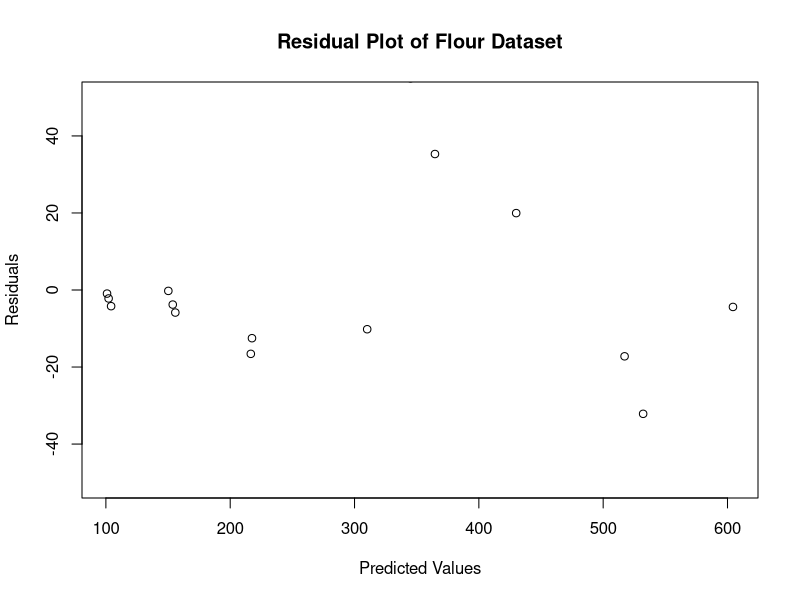
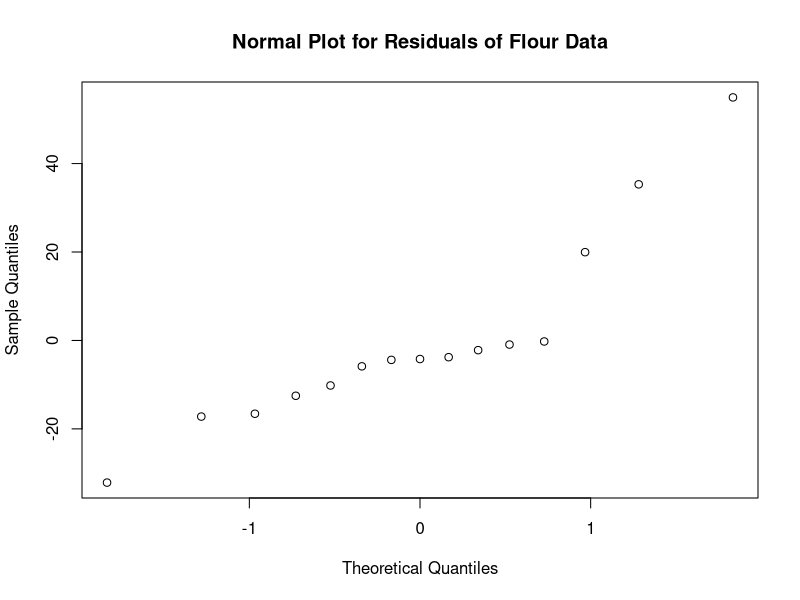
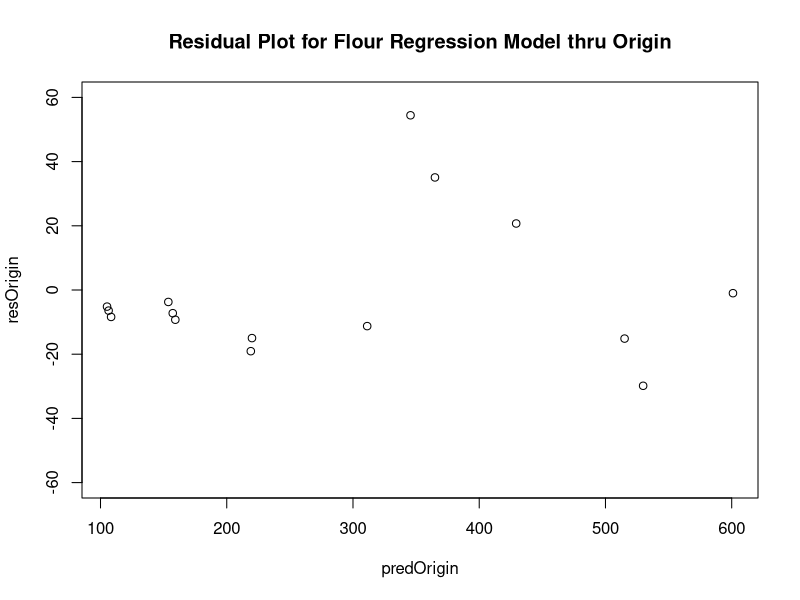
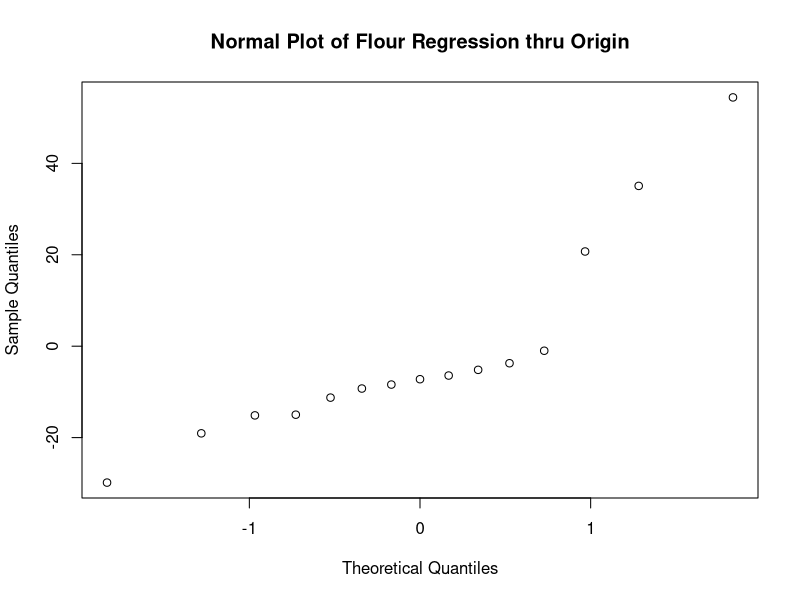
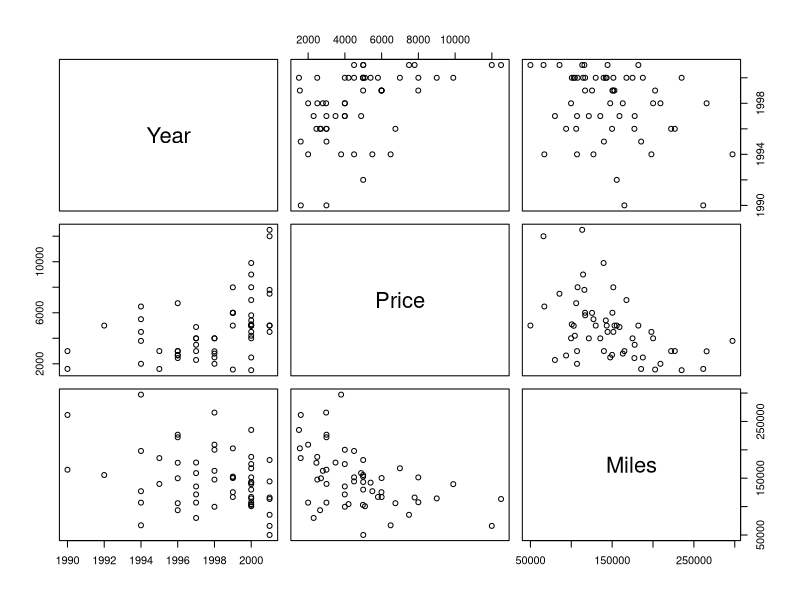
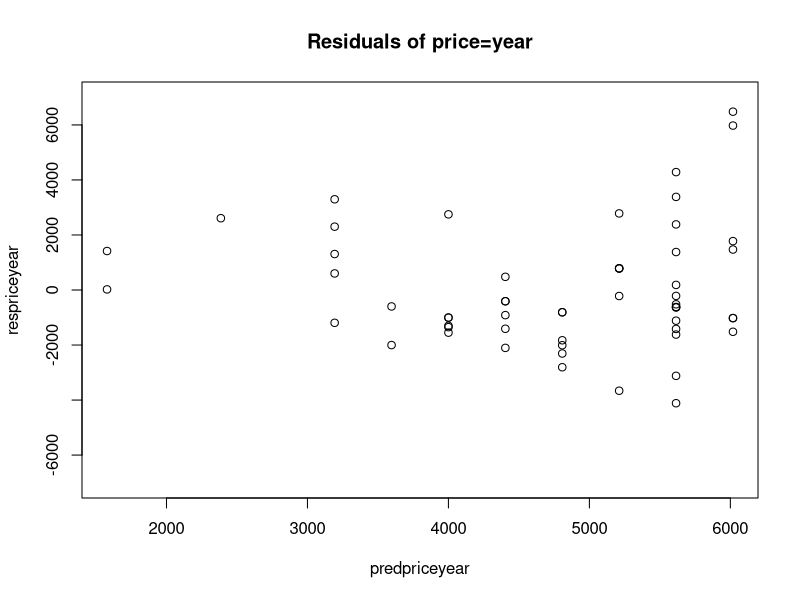
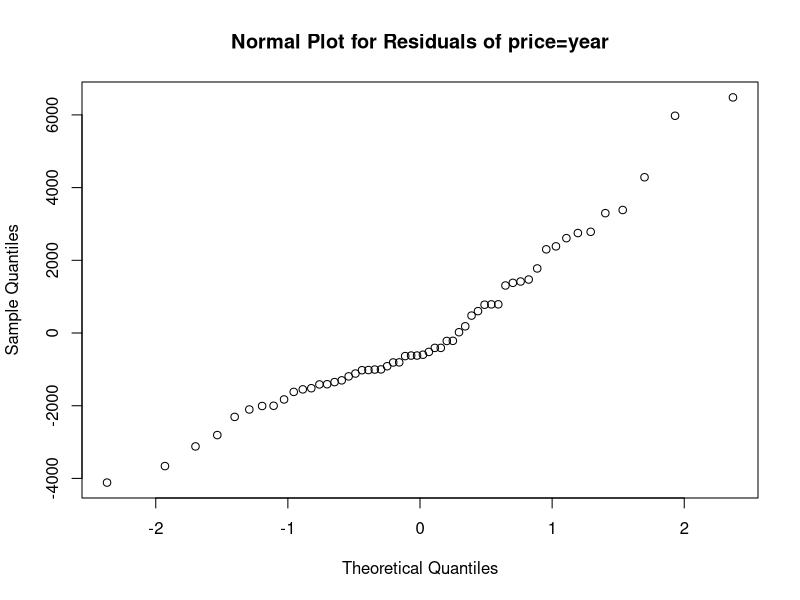
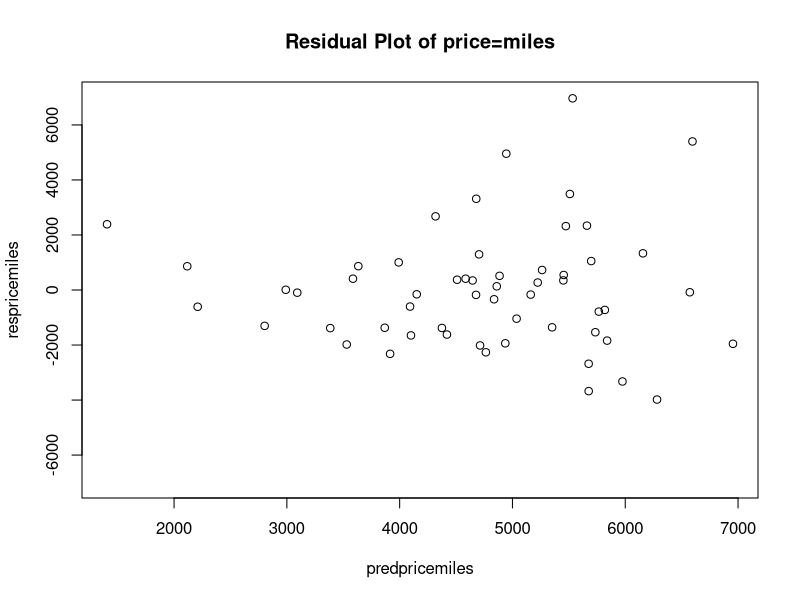

Source code (R) for these figures, in order:
#Project 2
#Hugo Sancen (hugosancen@gmail.com)

###########
#Part A ###
###########

#1. Create and print a dataframe named flour
cat("The dataset 'flour' contains the following:\n")
print(flour <- read.table("flour.txt",header = TRUE))

#2. Compute the means and standard deviations for weight and nbags.
# Also compute the correlation between weight and nbags.
cat("\nThe mean of the weight is:")
print(xbar_weight <- mean(flour$Weight))
cat("The st. dev. of the weight is:")
print(sd_weight <- sd(flour$Weight))

cat("\nThe mean of nbags is:")
print(xbar_nbags <- mean(flour$NBags))
cat("The st. dev. of bnags is:")
print(sd_nbags <- sd(flour$NBags))

cat("\nThe correlation b/w weight and nbags is:")
print(corr_flour <- cor(flour$Weight,flour$NBags))

#3. Compute the regression model by hand using the formula: y - y = (rxy sy / sx)(x - x)

#4. Find the simple linear regression model for predicting nbags from weight. 
# Compare your hand calculations in Question A3 to the simple linear regression model obtained.
cat("\nUsing R, the simple linear regression model obtained is:")
print(linregflour <- lm(flour$NBags ~ flour$Weight, data = flour))
cat("Compared to my hand calculation, the R model is pretty acurate. My coefficient for X (weight) is very precise.
    It looks like my y-intercept is off slightly.\n\n\n\n")

#5. Create and interpret the residual plot and normal plot of the residuals. 
# Looking for "well-behaved" residuals in addition to an appropriately large R2 value.
res_linregflour <- residuals(linregflour)
pred_linregflour <- fitted(linregflour)
plot(pred_linregflour,res_linregflour, main = "Residual Plot of Flour Dataset",xlab = "Predicted Values", ylab = "Residuals",ylim = c(-50,50))
cat("The residual plot for the simple linear regression model of the flour dataset shows that the residuals
    appear to be biased. The average of the residuals for all ranges of predicted values do not appear to average
    to zero. Also, the residuals appear to be heterocedastic. The residual plot almost has a cone shape, implying that
    the residuals do not have the same st. dev. for ALL ranges of predicted values.\n\n")

qqnorm(res_linregflour, main = "Normal Plot for Residuals of Flour Data")
cat("The normal plot for the residuals of the flour data shows that the residuals distribution appears to be skewed to the right.\n\n\n\n")

#6. Compute the regression through the origin model by hand using the formula: 
# a = (x1y1 + ... + xnyn) / (x12 + ... + xn2),     y = ax.
cat("--If x1...xn is:", flour$Weight, "\n")
cat("--And y1...yn is:", flour$NBags,"\n")
cat("--Then x1*y1...xn*yn is:", flour$Weight*flour$NBags, "\n")
cat("--And the sum of this vector of products is:", sum(flour$Weight*flour$NBags), ". This is the value for the numerator of a.\n\n")
cat("--The denominator of a is equal to the sum of the squared independent variables.\n")
cat("--As previously stated, x1...xn is:", flour$Weight,"\n")
cat("--This vector squared is:", flour$Weight*flour$Weight,"\n")
cat("--The sum of this vector squared is:", sum(as.numeric(flour$Weight*flour$Weight)),". This is the value for the denominator of a.\n\n")
cat("--Thus, a = ",sum(flour$Weight*flour$NBags), "/",sum(as.numeric(flour$Weight*flour$Weight))," = ", (sum(flour$Weight*flour$NBags)) / (sum(as.numeric(flour$Weight*flour$Weight))),"\n")
cat("--The regression through the origin model for the flour dataset is: y = 0.0215X.\n\n\n\n")

#7. Find the regression through the origin model for predicting nbags from weight. 
#Compare your hand calculation in Question B6 to the regression through the origin model obtained. 
cat("\nUsing R, the regression model obtained is:")
print(linregflourOrigin <- lm(flour$NBags ~ flour$Weight + 0, data = flour))
cat("Compared to my hand calculation, the R model is pretty acurate. My coefficient for X (weight) is very precise.")

#8. Create and interpret the residual plot and normal plot of the residuals.
resOrigin <- residuals(linregflourOrigin)
predOrigin <- fitted(linregflourOrigin)
plot(predOrigin, resOrigin, main = "Residual Plot for Flour Regression Model thru Origin", ylim = c(-60,60))
cat("The residual plot for regression model thru the origin of the flour dataset shows that the residuals
    appear to be biased. The average of the residuals for all ranges of predicted values do not appear to average
    to zero. Also, the residuals appear to be heterocedastic. The residual plot almost has a cone shape, implying that
    the residuals do not have the same st. dev. for ALL ranges of predicted values.\n\n")

qqnorm(resOrigin, main = "Normal Plot of Flour Regression thru Origin")
cat("The normal plot for the residuals of the flour data shows that the residuals distribution appears to be skewed to the right.\n\n\n\n")

###########
#Part B ###
###########

#1. Print the data frame called UsedCars
cat("I acquired my used car dataset from Cars.com. I am using an Acura Integra as my make and model which has somewhat of a cult following among Japanese import enthuasiasts.
    My UsedCar data frame looks like this:\n")
print(UsedCars <- read.table("UsedCars.txt", header = TRUE))

#2. Create the pairwise scatterplots of year, miles, and price.
cat("The pairwise scatterplots of year, miles, and price looks like this:\n\n\n\n")
pairs(UsedCars)

#3. Find the pairwise correlations of year, miles, and price. Interpret them. 
cat("The pairwise correlations for my used car dataset is as follows:\n")
print(cor(UsedCars))
cat("\nThere are appears to be a modest correlation between all of my variable pairs. Price and year have a roughly positive linear relationship with
    correlation of 0.46. Price and Miles also have a roughly negative relationship with a correlation of -0.47. Year and Miles have the weakest absolute
    linear relationship (which is a negative linear relationship) with a correlation of -0.32.\n\n\n\n")

#4. Find the simple linear regression model price=year
cat("The simple linear regression model for price=year with price as the dependent is: Price^ = 403.7*Year - 801711.2 \n")
print(price_year <- lm(UsedCars$Price ~ UsedCars$Year, data = UsedCars))

#5. Create the residual plot residuals*predicted and the normal plot of the residuals. Interpret these plots.
cat("The residual plot for price = year appears to be biased because the residuals do not average zero for ALL ranges of predicted values.
    The residual plot is also heteroscedastic as it appears to have a cone shape with a widening standard deviation for the predicted values at higher
    ranges. A strong linear regression model should have an unbiased estimator and homoscedastic errors.")
respriceyear <- resid(price_year)
predpriceyear <- fitted(price_year)
plot(predpriceyear,respriceyear, main = "Residuals of price=year",ylim = c(-7000,7000))
cat("The normal plot for the residuals of my price=year model appear to be normally distributed, satisfying the requirement and ensuring that I
    can use t-distributions to obtain accurate confidence intervals for the estimated regression parameters.")
qqnorm(respriceyear,main = "Normal Plot for Residuals of price=year")

#6. Find the simple linear regression model price=miles
cat("The simple linear regression model for price=miles with price as the dependent is: Price^ = -0.02*Miles + 8077.28 \n")
print(price_miles <- lm(UsedCars$Price ~ UsedCars$Miles, data = UsedCars))

#7. Create the residual plot residuals*predicted and normal plot of the residuals. Interpret these plots
cat("The residual plot for price = miles appears to be less biased that price=years and could be deemed acceptable.However, 
    the residual plot is also heteroscedastic as it appears to have a cone shape with a widening standard deviation for the predicted values at higher
    ranges. A strong linear regression model should have an unbiased estimator and homoscedastic errors.")
respricemiles <- resid(price_miles)
predpricemiles <- fitted(price_miles)
plot(predpricemiles, respricemiles, main = "Residual Plot of price=miles", ylim = c(-7000,7000))
cat("The normal plot for the residuals of my price=miles model appear to be normally distributed, satisfying the requirement and ensuring that I
    can use t-distributions to obtain accurate confidence intervals for the estimated regression parameters.")
qqnorm(respricemiles,main = "Normal Plot for Residuals of price=miles")

#8. Find the multiple linear regression model price=year miles
cat("The multiple linear regression model for price=year+miles with price as the dependent is: Price^ = 3.01*Year - 1.73*Miles - 5.94 \n")
print(price_year_miles <- lm(UsedCars$Price ~ UsedCars$Year + UsedCars$Miles, data = UsedCars))

#9. Create residual plots and the normal plot of the residuals.
#Create these three residual plots: residuals*predicted, residuals*year, and residuals*miles. Interpret these plots. 
respriceyearsmiles <- resid(price_year_miles)
predpriceyearsmiles <- fitted(price_year_miles)
cat("For the residual plot of residuals*predicted I would say that is is more bias than price=miles, especially at the more extreme values. The residual
    plot also continues to be heteroscedastic like the other simple regression models.")
plot(predpriceyearsmiles, respriceyearsmiles, main = "Residual Plot of price = year + miles", ylim = c(-7000,7000))
cat("For the residual plot of residuals*year, this plot is the most homoscedastic I have seen so far and appears to be pretty unbiased. However, it
    the residuals start to look poorly behaved at the extreme values.")
plot(UsedCars$Year, respriceyearsmiles, main = "Residual Plot of residuals*year", ylim = c(-7000,7000))
cat("For the residual plot of residuals*miles, this plot is the most unbiased I think I have seen. However, it appears to be heteroscedastic
    at the low end of the car miles.")
plot(UsedCars$Miles, respriceyearsmiles, main = "Residual Plot of residuals*miles", ylim = c(-7000,7000))

#10. Which is the best regression model.  Explain your answer.
cat("I would say that the price=year+miles multiple regression model was the best. The R^2 and Adjusted R^2 values were the highest for this model compared
    R^2 of about 0.2 for the other models. Also, the multiple regression model appeared to have the most well-behaved residuals, all things considered, when excluding
    the extreme ends of the data. I expect this is appropriate because I imagine it is generally very difficult to fit your model to consider the extremem cases.
    They might have even been outliers and I did not control for them.")
